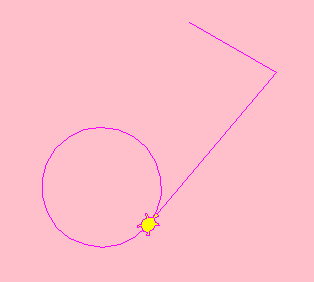

Source code (Python):
from turtle import Screen, Turtle

turtle_world = Screen()
turtle_world.bgcolor("pink")

robot = Turtle()
robot.shape("turtle")
robot.color("magenta","yellow")

robot.right(30)
robot.forward(100)
robot.left(80)
robot.backward(200)

robot.circle(60)

turtle_world.exitonclick()
